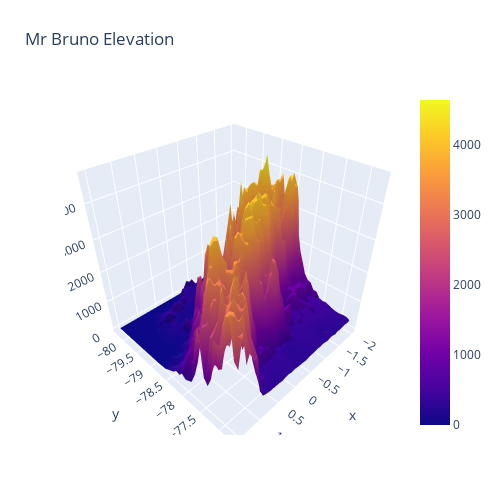

Notebook source saved alongside this figure:
### Code cell
z = dfd.values
fig = go.Figure(data=[go.Surface(z=z, x=dfd.index, y=dfd.columns)])
fig.update_layout(title='Mr Bruno Elevation', autosize=False, width=500, height=500, margin=dict(l=65, r=50, b=65, t=90))

### Figure 1 — Plotly figure (JSON) as saved in the notebook; plotly's stock layout.template omitted (floating-point values rounded to 4 significant figures; data arrays with more than 128 entries replaced by an {"elided": "..."} marker saying what was removed)
{"data": [{"type": "surface", "x": [-1.981, -1.891, -1.801, -1.711, -1.621, -1.531, -1.441, -1.351, -1.261, -1.171, -1.081, -0.9907, -0.9007, -0.8107, -0.7207, -0.6307, -0.5407, -0.4507, -0.3607, -0.2707, -0.1807, -0.09065, -0.000653, 0.08935, 0.1793, 0.2693, 0.3593, 0.4493, 0.5393, 0.6293, 0.7193, 0.8093, 0.8993, 0.9893, 1.079, 1.169, 1.259, 1.349, 1.439, 1.529], "y": [-80.27, -80.18, -80.09, -80.0, -79.91, -79.82, -79.73, -79.64, -79.55, -79.46, -79.37, -79.28, -79.19, -79.1, -79.01, -78.92, -78.83, -78.74, -78.65, -78.56, -78.47, -78.38, -78.29, -78.2, -78.11, -78.02, -77.93, -77.84, -77.75, -77.66, -77.57, -77.48, -77.39, -77.3, -77.21, -77.12, -77.03, -76.94, -76.85, -76.76], "z": {"elided": "40x40 float values"}}], "layout": {"autosize": false, "height": 500, "margin": {"b": 65, "l": 65, "r": 50, "t": 90}, "title": {"text": "Mr Bruno Elevation"}, "width": 500}}
